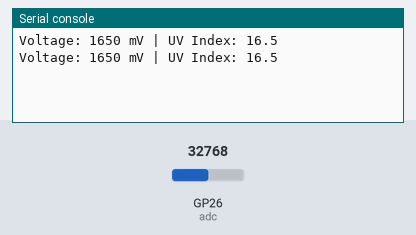
A program run on a simulated Raspberry Pi Pico running MicroPython. Parts: the last lines printed to the serial console. The test bench sets the inputs (shaded band); at power-on: GP26 (adc) = 32768 (analog values on the 0–65535 scale).

Above: at 1.2 s.
1.3 s: GP26 (adc) set to 45874
At 2.6 s:
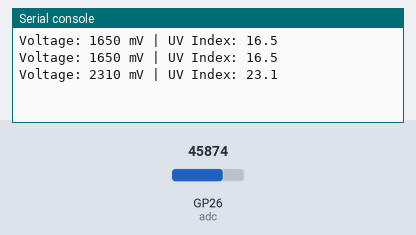
2.8 s: GP26 (adc) set to 57670
At 3.5 s:
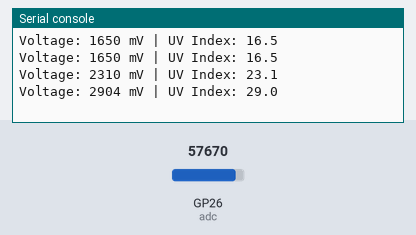
Timing chart, 0 to 5.8 s (numbered marks = the images above; inputs shaded):
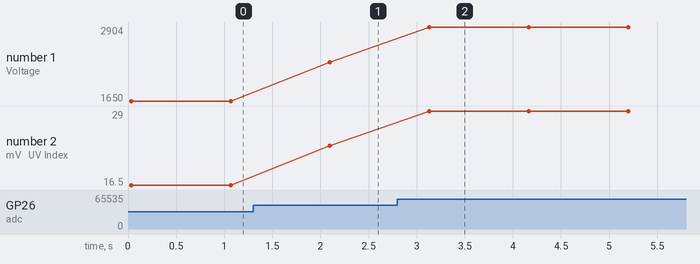

Measured:
- after the input at 1.3 s, the serial console: prints a new line after 0.80 s (image 1)
- after the input at 2.8 s, the serial console: prints a new line after 0.33 s (image 2)
- plotted number 1: 1650 → 2310 after the input at 1.3 s, 2310 → 2904 after the input at 2.8 s
- plotted number 2: 16.5 → 23.1 after the input at 1.3 s, 23.1 → 29 after the input at 2.8 s

The program:

example_2.py
```python
# MicroPython example for the Raspberry Pi Pico: reads ADC0 (GP26) with read_u16(), averages samples, converts to millivolts using the Pico's 3.3V scale, estimates UV index as mV/100, and prints the readings.
#
# Buy this module: https://shillehtek.com/products/uv-sensor-guva-s12sd-arduino-esp32
# Full manual: https://shillehtek.com/blogs/shillehtek-product-manuals/uv-sensor-guva-s12sd-arduino-esp32-manual
# More examples: https://github.com/shillehbean/shillehtek-examples
#

# GUVA-S12SD UV Sensor - Pico MicroPython Example
# SIG Pin: GP26 (ADC0, physical pin 31), VCC: 3V3(OUT), GND: GND
# UV Index is approximately the output voltage in mV divided by 100

from machine import ADC
import time

adc = ADC(26)             # GP26 = ADC0
CONVERSION = 3.3 / 65535  # read_u16() returns 0-65535 across 0-3.3V

while True:
    # Average several readings to smooth out ADC noise
    total = 0
    for _ in range(16):
        total += adc.read_u16()
        time.sleep_ms(2)
    millivolts = (total / 16) * CONVERSION * 1000

    # Approximate solar UV Index: mV / 100
    uv_index = millivolts / 100

    print("Voltage: {:.0f} mV | UV Index: {:.1f}".format(millivolts, uv_index))
    time.sleep(1)
```
